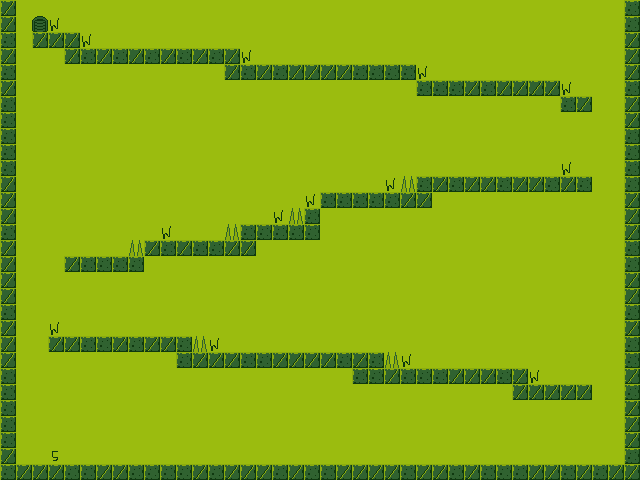

This is a level from a 2D game, rendered from its Tiled map with the project's own tilesets. A one-line summary and the complete map file follow:
An orthogonal 40x30 tile map with 16x16 px tiles, 1 tile layer (Tile Layer 1).

<map version="1.0" orientation="orthogonal" renderorder="right-down" width="40" height="30" tilewidth="16" tileheight="16" nextobjectid="1">
 <tileset firstgid="1" name="tiles" tilewidth="16" tileheight="16">
  <image source="tiles.png" width="128" height="128" />
 </tileset>
 <layer name="Tile Layer 1" width="40" height="30">
  <data encoding="csv">
14,19,19,19,19,19,19,19,19,19,19,19,19,19,19,19,19,19,19,19,19,19,19,19,19,19,19,19,19,19,19,19,19,19,19,19,19,19,19,22,
14,19,48,62,19,19,19,19,19,19,19,19,19,19,19,19,19,19,19,19,19,19,19,19,19,19,19,19,19,19,19,19,19,19,19,19,19,19,19,22,
22,19,14,14,14,62,19,19,19,19,19,19,19,19,19,19,19,19,19,19,19,19,19,19,19,19,19,19,19,19,19,19,19,19,19,19,19,19,19,14,
14,19,19,19,14,22,14,22,14,22,14,22,14,22,14,62,19,19,19,19,19,19,19,19,19,19,19,19,19,19,19,19,19,19,19,19,19,19,19,14,
22,19,19,19,19,19,19,19,19,19,19,19,19,19,14,22,14,22,14,14,14,14,22,22,22,22,62,19,19,19,19,19,19,19,19,19,19,19,19,14,
14,19,19,19,19,19,19,19,19,19,19,19,19,19,19,19,19,19,19,19,19,19,19,19,19,19,22,22,22,14,22,14,14,14,14,62,19,19,19,22,
22,19,19,19,19,19,19,19,19,19,19,19,19,19,19,19,19,19,19,19,19,19,19,19,19,19,19,19,19,19,19,19,19,19,19,22,14,19,19,14,
22,19,19,19,19,19,19,19,19,19,19,19,19,19,19,19,19,19,19,19,19,19,19,19,19,19,19,19,19,19,19,19,19,19,19,19,19,19,19,14,
22,19,19,19,19,19,19,19,19,19,19,19,19,19,19,19,19,19,19,19,19,19,19,19,19,19,19,19,19,19,19,19,19,19,19,19,19,19,19,22,
22,19,19,19,19,19,19,19,19,19,19,19,19,19,19,19,19,19,19,19,19,19,19,19,19,19,19,19,19,19,19,19,19,19,19,19,19,19,19,22,
22,19,19,19,19,19,19,19,19,19,19,19,19,19,19,19,19,19,19,19,19,19,19,19,19,19,19,19,19,19,19,19,19,19,19,62,19,19,19,22,
14,19,19,19,19,19,19,19,19,19,19,19,19,19,19,19,19,19,19,19,19,19,19,19,62,46,22,14,22,14,14,22,14,14,22,14,22,19,19,22,
14,19,19,19,19,19,19,19,19,19,19,19,19,19,19,19,19,19,19,62,22,22,22,22,22,14,14,19,19,19,19,19,19,19,19,19,19,19,19,14,
14,19,19,19,19,19,19,19,19,19,19,19,19,19,19,19,19,62,46,22,19,19,19,19,19,19,19,19,19,19,19,19,19,19,19,19,19,19,19,14,
22,19,19,19,19,19,19,19,19,19,62,19,19,19,46,22,22,22,22,22,19,19,19,19,19,19,19,19,19,19,19,19,19,19,19,19,19,19,19,14,
14,19,19,19,19,19,19,19,46,14,22,14,22,22,14,14,19,19,19,19,19,19,19,19,19,19,19,19,19,19,19,19,19,19,19,19,19,19,19,22,
14,19,19,19,14,22,22,22,22,19,19,19,19,19,19,19,19,19,19,19,19,19,19,19,19,19,19,19,19,19,19,19,19,19,19,19,19,19,19,22,
14,19,19,19,19,19,19,19,19,19,19,19,19,19,19,19,19,19,19,19,19,19,19,19,19,19,19,19,19,19,19,19,19,19,19,19,19,19,19,14,
14,19,19,19,19,19,19,19,19,19,19,19,19,19,19,19,19,19,19,19,19,19,19,19,19,19,19,19,19,19,19,19,19,19,19,19,19,19,19,14,
22,19,19,19,19,19,19,19,19,19,19,19,19,19,19,19,19,19,19,19,19,19,19,19,19,19,19,19,19,19,19,19,19,19,19,19,19,19,19,22,
14,19,19,62,19,19,19,19,19,19,19,19,19,19,19,19,19,19,19,19,19,19,19,19,19,19,19,19,19,19,19,19,19,19,19,19,19,19,19,14,
14,19,19,14,14,22,22,14,22,14,14,22,46,62,19,19,19,19,19,19,19,19,19,19,19,19,19,19,19,19,19,19,19,19,19,19,19,19,19,22,
14,19,19,19,19,19,19,19,19,19,19,22,14,14,14,22,22,14,14,14,14,22,14,22,46,62,19,19,19,19,19,19,19,19,19,19,19,19,19,22,
22,19,19,19,19,19,19,19,19,19,19,19,19,19,19,19,19,19,19,19,19,19,22,22,14,22,22,22,14,14,14,22,14,62,19,19,19,19,19,14,
22,19,19,19,19,19,19,19,19,19,19,19,19,19,19,19,19,19,19,19,19,19,19,19,19,19,19,19,19,19,19,19,14,14,14,14,14,19,19,22,
22,19,19,19,19,19,19,19,19,19,19,19,19,19,19,19,19,19,19,19,19,19,19,19,19,19,19,19,19,19,19,19,19,19,19,19,19,19,19,14,
22,19,19,19,19,19,19,19,19,19,19,19,19,19,19,19,19,19,19,19,19,19,19,19,19,19,19,19,19,19,19,19,19,19,19,19,19,19,19,14,
22,19,19,19,19,19,19,19,19,19,19,19,19,19,19,19,19,19,19,19,19,19,19,19,19,19,19,19,19,19,19,19,19,19,19,19,19,19,19,14,
14,19,19,61,19,19,19,19,19,19,19,19,19,19,19,19,19,19,19,19,19,19,19,19,19,19,19,19,19,19,19,19,19,19,19,19,19,19,19,22,
22,14,14,14,22,22,14,14,22,22,22,22,14,22,14,14,14,22,14,22,22,14,14,14,14,22,14,14,22,14,22,22,22,14,14,22,14,22,14,14
</data>
 </layer>
</map>
